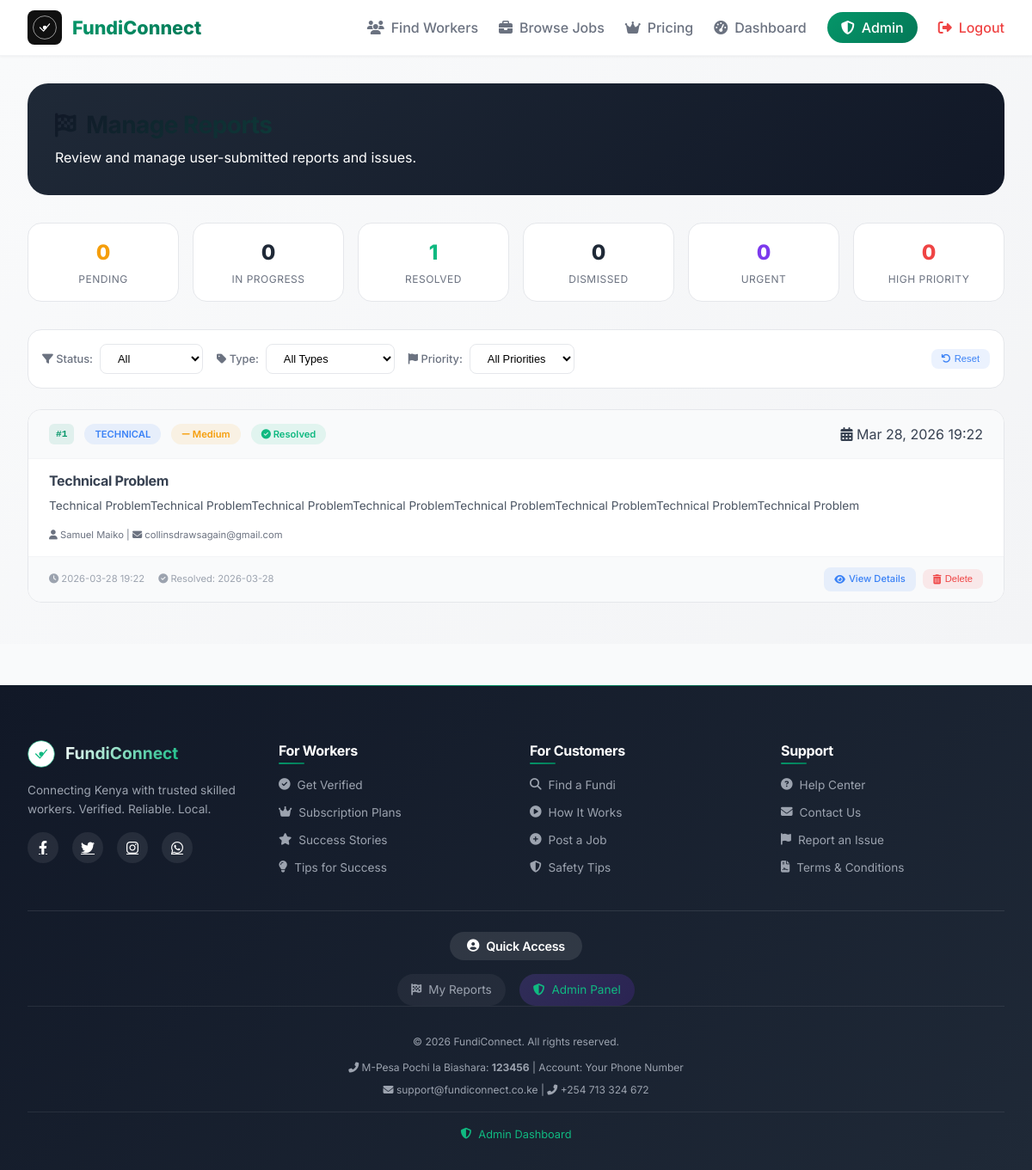
Page /admin/reported-issues (signed in) on the committed database.
### models.py (models this page shows, shortened)
class Report(db.Model):
    __tablename__ = 'reports'
    __table_args__ = (
        db.Index('idx_report_status', 'status'),
        db.Index('idx_report_created', 'created_at'),
        db.Index('idx_report_type', 'report_type'),
        db.Index('idx_report_priority', 'priority'),
        db.Index('idx_report_reporter', 'reporter_id'),
        db.Index('idx_report_resolved', 'resolved_at'),
    )
    id = db.Column(db.Integer, primary_key=True)
    reporter_id = db.Column(db.Integer, db.ForeignKey('users.id'), nullable=True, index=True)
    reporter_name = db.Column(db.String(100), nullable=True)
    reporter_email = db.Column(db.String(100), nullable=True)
    reporter_ip = db.Column(db.String(45), nullable=True)
    reporter_user_agent = db.Column(db.String(500), nullable=True)
    report_type = db.Column(db.String(50), nullable=False, index=True)
    issue_title = db.Column(db.String(200), nullable=False)
    description = db.Column(db.Text, nullable=False)
    related_id = db.Column(db.String(100), nullable=True, index=True)
    tracking_id = db.Column(db.String(50), unique=True, nullable=True)
    priority = db.Column(db.String(20), default='medium', index=True)
    is_urgent = db.Column(db.Boolean, default=False)
    escalation_level = db.Column(db.Integer, default=1)
    status = db.Column(db.String(20), default='pending', index=True)
    status_history = db.Column(db.Text, nullable=True)
    resolved_by = db.Column(db.Integer, db.ForeignKey('users.id'), nullable=True)
    resolved_at = db.Column(db.DateTime, nullable=True)
    resolution_notes = db.Column(db.Text, nullable=True)
    resolution_type = db.Column(db.String(50), nullable=True)
    action_taken = db.Column(db.Text, nullable=True)
    action_taken_by = db.Column(db.Integer, db.ForeignKey('users.id'), nullable=True)
    action_taken_at = db.Column(db.DateTime, nullable=True)
    follow_up_required = db.Column(db.Boolean, default=False)
    follow_up_at = db.Column(db.DateTime, nullable=True)
    follow_up_notes = db.Column(db.Text, nullable=True)
    created_at = db.Column(db.DateTime, default=datetime.utcnow, index=True)
    updated_at = db.Column(db.DateTime, default=datetime.utcnow, onupdate=datetime.utcnow)
    viewed_at = db.Column(db.DateTime, nullable=True)
    acknowledged_at = db.Column(db.DateTime, nullable=True)
    reporter = db.relationship('User', foreign_keys=[reporter_id], back_populates='reports')
    resolver = db.relationship('User', foreign_keys=[resolved_by], back_populates='resolved_reports')
    action_taken_user = db.relationship('User', foreign_keys=[action_taken_by])

### app.py (the view)
@app.route('/admin/reported-issues')
@admin_required
def admin_reported_issues():
    user = get_current_user()
    status_filter = request.args.get('status', 'all')
    type_filter = request.args.get('type', 'all')
    priority_filter = request.args.get('priority', 'all')
    query = Report.query
    if status_filter != 'all':
        query = query.filter_by(status=status_filter)
    if type_filter != 'all':
        query = query.filter_by(report_type=type_filter)
    if priority_filter != 'all':
        query = query.filter_by(priority=priority_filter)
    reports = query.order_by(db.case((Report.status == 'pending', 1), (Report.status == 'in_progress', 2), (Report.status == 'resolved', 3), (Report.status == 'dismissed', 4), else_=5), db.case((Report.priority == 'urgent', 1), (Report.priority == 'high', 2), (Report.priority == 'medium', 3), (Report.priority == 'low', 4), else_=5), Report.created_at.desc()).all()
    stats = {'total': Report.query.count(), 'pending': Report.query.filter_by(status='pending').count(), 'in_progress': Report.query.filter_by(status='in_progress').count(), 'resolved': Report.query.filter_by(status='resolved').count(), 'dismissed': Report.query.filter_by(status='dismissed').count(), 'urgent': Report.query.filter_by(priority='urgent', status='pending').count(), 'high': Report.query.filter_by(priority='high', status='pending').count()}
    return render_template('admin_reports.html', user=user, reports=reports, stats=stats, current_status=status_filter, current_type=type_filter, current_priority=priority_filter)

### app.py (called while the page is built, shortened)
@app.before_request
def check_suspended_user():
    if 'user_id' in session:
        user = User.query.get(session['user_id'])
    return None

@app.before_request
def check_maintenance_mode():
    settings = load_settings()
    if settings.get('maintenance_mode', False):
        if request.endpoint not in ['maintenance', 'static'] and not session.get('is_admin'):
            return render_template('maintenance.html', message=settings.get('maintenance_message', 'Under maintenance')), 503
    return None

def get_current_user():
    if 'user_id' not in session:
        return None
    return User.query.get(session['user_id'])

def user_has_admin_access(user):
    if not user:
        return False
    if user.is_admin:
        return True
    admin = User.query.filter_by(is_admin=True).first()
    if admin and admin.phone == user.phone:
        return True
    return False

def admin_required(f):
    @wraps(f)
    def decorated_function(*args, **kwargs):
        if 'user_id' not in session:
            flash('Please login to access this page.', 'warning')
            return redirect(url_for('login'))
        user = User.query.get(session['user_id'])
        if not user:
            flash('User not found.', 'danger')
            return redirect(url_for('login'))
        if not user_has_admin_access(user):
            flash('Access denied. Administrator privileges required.', 'danger')
            return redirect(url_for('index'))
        return f(*args, **kwargs)
    return decorated_function

### templates/admin_reports.html (shortened to what this page needs)
{% extends "base.html" %}
{% block content %}
<div class="reports-dashboard">
    <div class="container">
        <div class="reports-header">
            <h1>
                <i class="fas fa-flag-checkered"></i>
            </h1>
            <p>Review and manage user-submitted reports and issues.</p>
        </div>
        <div class="report-stats">
            <div class="stat-card pending">
                <div class="stat-value">{{ stats.pending }}</div>
                <div class="stat-label">Pending</div>
            </div>
            <div class="stat-card">
                <div class="stat-value">{{ stats.in_progress }}</div>
                <div class="stat-label">In Progress</div>
            </div>
            <div class="stat-card resolved">
                <div class="stat-value">{{ stats.resolved }}</div>
                <div class="stat-label">Resolved</div>
            </div>
            <div class="stat-card">
                <div class="stat-value">{{ stats.dismissed }}</div>
                <div class="stat-label">Dismissed</div>
            </div>
            <div class="stat-card urgent">
                <div class="stat-value">{{ stats.urgent }}</div>
                <div class="stat-label">Urgent</div>
            </div>
            <div class="stat-card high">
                <div class="stat-value">{{ stats.high }}</div>
                <div class="stat-label">High Priority</div>
            </div>
        </div>
        <div class="filter-bar">
            <div class="filter-group">
                <label><i class="fas fa-filter"></i> Status:</label>
                <select id="status-filter" onchange="applyFilters()">
                    <option value="all" {% if current_status == 'all' %}selected{% endif %}>All</option>
                </select>
            </div>
            <div class="filter-group">
                <label><i class="fas fa-tag"></i> Type:</label>
                <select id="type-filter" onchange="applyFilters()">
                    <option value="all" {% if current_type == 'all' %}selected{% endif %}>All Types</option>
                </select>
            </div>
            <div class="filter-group">
                <label><i class="fas fa-flag"></i> Priority:</label>
                <select id="priority-filter" onchange="applyFilters()">
                    <option value="all" {% if current_priority == 'all' %}selected{% endif %}>All Priorities</option>
                </select>
            </div>
            <button class="btn-sm btn-view" onclick="resetFilters()" style="margin-left: auto;">
                <i class="fas fa-undo"></i> Reset
            </button>
        </div>
        {% if reports %}
            {% for report in reports %}
            <div class="report-card">
                <div class="report-header">
                    <div class="report-title">
                        <span class="report-id">#{{ report.id }}</span>
                        <span class="report-type {{ report.report_type }}">{{ report.report_type|upper }}</span>
                        <span class="priority-badge priority-{{ report.priority }}">
                            <i class="fas {% if report.priority == 'low' %}fa-arrow-down{% elif report.priority == 'medium' %}fa-minus{% elif report.priority == 'high' %}fa-arrow-up{% else %}fa-exclamation-triangle{% endif %}"></i>
                            {{ report.priority|title }}
                        </span>
                        <span class="status-badge status-{{ report.status }}">
                            {% if report.status == 'pending' %}
                                <i class="fas fa-clock"></i> Pending
                            {% elif report.status == 'in_progress' %}
                                <i class="fas fa-spinner"></i> In Progress
                            {% elif report.status == 'resolved' %}
                                <i class="fas fa-check-circle"></i> Resolved
                            {% else %}
                                <i class="fas fa-times-circle"></i> Dismissed
                            {% endif %}
                        </span>
                    </div>
                    <div class="report-time">
                        <i class="fas fa-calendar-alt"></i> {{ report.created_at.strftime('%b %d, %Y %H:%M') }}
                    </div>
                </div>
                <div class="report-body">
                    <h4 style="margin-bottom: 0.5rem;">{{ report.issue_title }}</h4>
                    <div class="report-description">
                        {{ report.description }}
                    </div>
                    {% if report.reporter_name or report.reporter_email %}
                    <div style="font-size: 0.7rem; color: #6B7280; margin-top: 0.5rem;">
                        {% if report.reporter_name %}
                            <i class="fas fa-user"></i> {{ report.reporter_name }}
                        {% endif %}
                        {% if report.reporter_email %}
                            {% if report.reporter_name %} | {% endif %}
                            <i class="fas fa-envelope"></i> {{ report.reporter_email }}
                        {% endif %}
                    </div>
                    {% endif %}
                </div>
                <div class="report-footer">
                    <div class="report-meta">
                        <span><i class="fas fa-clock"></i> {{ report.created_at.strftime('%Y-%m-%d %H:%M') }}</span>
                        {% if report.resolved_at %}
                            <span><i class="fas fa-check-circle"></i> Resolved: {{ report.resolved_at.strftime('%Y-%m-%d') }}</span>
                        {% endif %}
                    </div>
                    <div class="report-actions">
                        <a href="{{ url_for('admin_report_detail', report_id=report.id) }}" class="btn-sm btn-view">
                            <i class="fas fa-eye"></i> View Details
                        </a>
                        <form method="POST" action="{{ url_for('admin_delete_report', report_id=report.id) }}" style="display: inline;" onsubmit="return confirm('Delete this report? This action cannot be undone.')">
                            <button type="submit" class="btn-sm btn-delete">
                                <i class="fas fa-trash-alt"></i> Delete
                            </button>
                        </form>
                    </div>
                </div>
            </div>
            {% endfor %}
        {% else %}
            <div class="empty-state">
                <i class="fas fa-inbox"></i>
                <h3>No Reports Found</h3>
                <p>There are no reports matching your filters.</p>
            </div>
        {% endif %}
    </div>
</div>
{% endblock %}

### static/css/style.css (style rules this page uses)
:root { --primary: #059669; --primary-dark: #047857; --primary-light: #10B981; --primary-soft: rgba(5, 150, 105, 0.1); --primary-glow: rgba(5, 150, 105, 0.2); --secondary: #F59E0B; --secondary-dark: #D97706; --secondary-soft: rgba(245, 158, 11, 0.1); --success: #10B981; --success-dark: #059669; --danger: #EF4444; --danger-dark: #DC2626; --warning: #F59E0B; --info: #3B82F6; --info-dark: #2563EB; --dark: #111827; --dark-soft: #1F2937; --gray-dark: #374151; --gray: #6B7280; --gray-light: #9CA3AF; --light-gray: #F3F4F6; --light: #F9FAFB; --white: #FFFFFF; --shadow-xs: 0 1px 2px 0 rgba(0, 0, 0, 0.03); --shadow-sm: 0 1px 3px 0 rgba(0, 0, 0, 0.05); --shadow: 0 4px 6px -1px rgba(0, 0, 0, 0.05); --shadow-md: 0 6px 12px -4px rgba(0, 0, 0, 0.08); --shadow-lg: 0 12px 24px -8px rgba(0, 0, 0, 0.1); --shadow-xl: 0 20px 32px -12px rgba(0, 0, 0, 0.12); --shadow-2xl: 0 24px 40px -16px rgba(0, 0, 0, 0.15); --radius-xs: 4px; --radius-sm: 8px; --radius: 12px; --radius-lg: 16px; --radius-xl: 20px; --radius-2xl: 24px; --radius-full: 9999px; --space-1: 0.25rem; --space-2: 0.5rem; --space-3: 0.75rem; --space-4: 1rem; --space-5: 1.25rem; --space-6: 1.5rem; --space-8: 2rem; --space-10: 2.5rem; --space-12: 3rem; --space-16: 4rem; --font-sans: 'Inter', -apple-system, BlinkMacSystemFont, 'Segoe UI', Roboto, 'Helvetica Neue', sans-serif; --transition-fast: 0.15s ease; --transition: 0.2s ease; --transition-slow: 0.3s ease; --gradient-primary: linear-gradient(135deg, var(--primary) 0%, var(--primary-dark) 100%); --gradient-dark: linear-gradient(135deg, var(--dark) 0%, #1F2937 100%); }
* { margin: 0; padding: 0; box-sizing: border-box; }
html { scroll-behavior: smooth; -webkit-font-smoothing: antialiased; }
body { font-family: var(--font-sans); color: var(--gray-dark); line-height: 1.5; background: var(--light); overflow-x: hidden; }
h1, h2, h3, h4, h5, h6 { font-weight: 700; line-height: 1.2; letter-spacing: -0.02em; }
h1 { font-size: 3rem; letter-spacing: -0.02em; background: linear-gradient(135deg, var(--dark) 0%, var(--primary) 100%); -webkit-background-clip: text; background-clip: text; color: transparent; }
.container { max-width: 1280px; margin: 0 auto; padding: 0 2rem; }
.stat-value { font-size: 1.5rem; font-weight: 800; color: var(--primary); }
.stat-label { font-size: 0.7rem; color: var(--gray); margin-top: 0.25rem; text-transform: uppercase; letter-spacing: 0.5px; }

### templates/base.html (style rules this page uses)
html { scroll-behavior: smooth; }

### rows in the picture
Report: id "1", report_type "TECHNICAL", priority "Medium", status "resolved" (drawn), created_at "Mar 28, 2026 19:22", issue_title "Technical Problem", description "Technical ProblemTechnical ProblemTechnical ProblemTechnical ProblemTechnical ProblemTechnical ProblemTechnical ProblemTechnical Problem", reporter_name "Samuel Maiko", reporter_email "collinsdrawsagain@gmail.com", created_at "2026-03-28 19:22", resolved_at "2026-03-28"

### other values in the picture
{{ stats.pending }} "0"
{{ stats.in_progress }} "0"
{{ stats.resolved }} "1"
{{ stats.dismissed }} "0"
{{ stats.urgent }} "0"
{{ stats.high }} "0"
{{ settings.platform_name }} "FundiConnect"
{{ settings.mpesa_paybill }} "123456"
{{ settings.contact_email }} "support@fundiconnect.co.ke"
{{ settings.contact_phone }} "+254 713 324 672"
